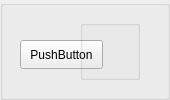
       <widget class="QGroupBox" name="groupBox_p208">
        <property name="minimumSize">
         <size>
          <width>170</width>
          <height>100</height>
         </size>
        </property>
        <property name="title">
         <string/>
        </property>
        <widget class="QPushButton" name="pushButton_p208">
         <property name="geometry">
          <rect>
           <x>20</x>
           <y>40</y>
           <width>83</width>
           <height>29</height>
          </rect>
         </property>
         <property name="text">
          <string>PushButton</string>
         </property>
        </widget>
        <widget class="QGroupBox" name="groupBox_p208info">
         <property name="geometry">
          <rect>
           <x>80</x>
           <y>20</y>
           <width>60</width>
           <height>60</height>
          </rect>
         </property>
         <property name="title">
          <string/>
         </property>
         <widget class="QLabel" name="label_p208attack">
          <property name="geometry">
           <rect>
            <x>0</x>
            <y>0</y>
            <width>30</width>
            <height>30</height>
           </rect>
          </property>
          <property name="text">
           <string/>
          </property>
         </widget>
         <widget class="QLabel" name="label_p208hp">
          <property name="geometry">
           <rect>
            <x>30</x>
            <y>0</y>
            <width>30</width>
            <height>30</height>
           </rect>
          </property>
          <property name="text">
           <string/>
          </property>
         </widget>
         <widget class="QLabel" name="label_p208mobility">
          <property name="geometry">
           <rect>
            <x>0</x>
            <y>30</y>
            <width>30</width>
            <height>30</height>
           </rect>
          </property>
          <property name="text">
           <string/>
          </property>
         </widget>
         <widget class="QLabel" name="label_p208range">
          <property name="geometry">
           <rect>
            <x>30</x>
            <y>30</y>
            <width>30</width>
            <height>30</height>
           </rect>
          </property>
          <property name="text">
           <string/>
          </property>
         </widget>
        </widget>
        <widget class="QLabel" name="label_p208type">
         <property name="geometry">
          <rect>
           <x>110</x>
           <y>60</y>
           <width>30</width>
           <height>30</height>
          </rect>
         </property>
         <property name="styleSheet">
          <string notr="true"/>
         </property>
         <property name="text">
          <string/>
         </property>
        </widget>
       </widget>
